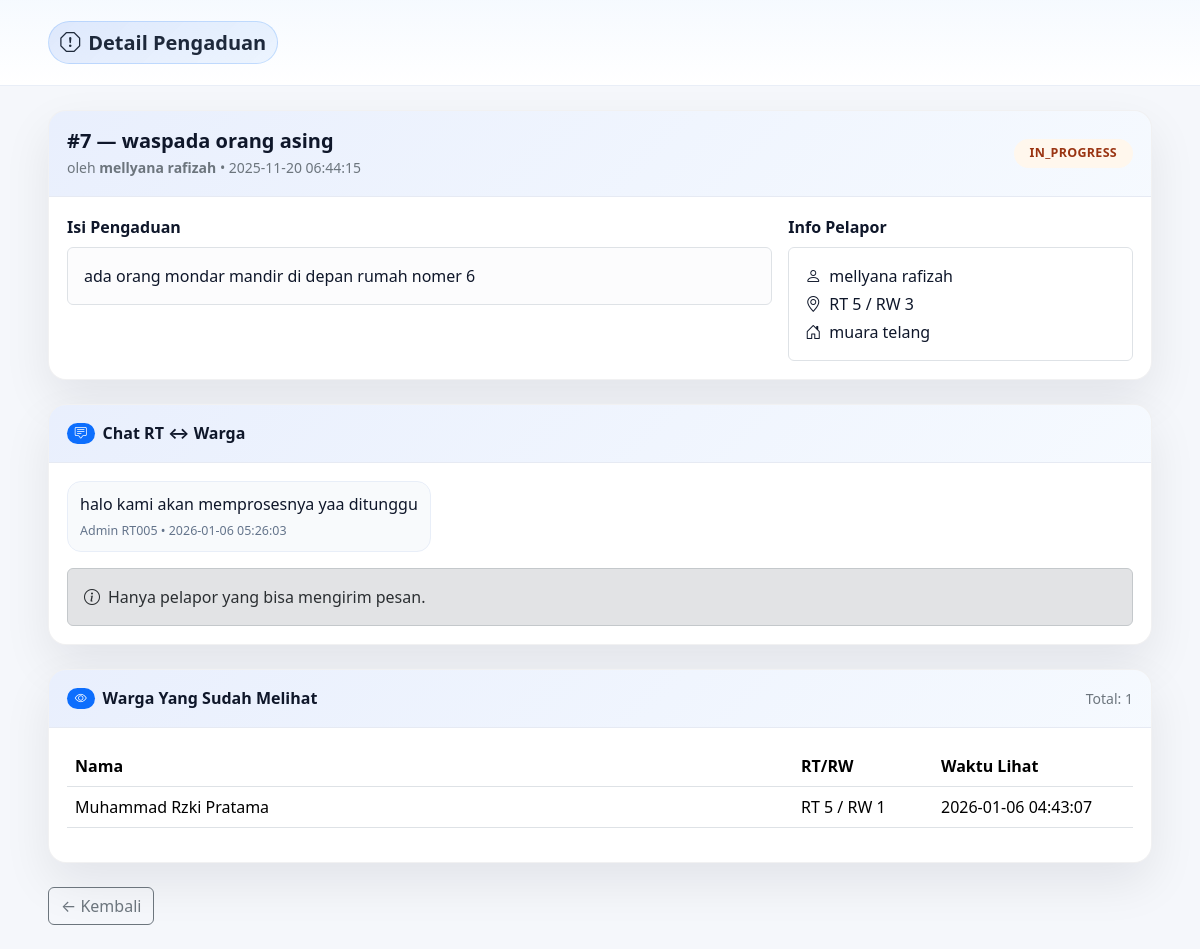
The app's page /user/complaint_detail.php?id=7 (signed in) with its own data.
### tables this page shows
CREATE TABLE `complaints` (
  `id` int(11) NOT NULL,
  `user_id` int(11) NOT NULL,
  `title` varchar(255) NOT NULL,
  `content` text NOT NULL,
  `status` enum('pending','in_progress','resolved') DEFAULT 'pending',
  `created_at` timestamp NOT NULL DEFAULT current_timestamp()
);

CREATE TABLE `users` (
  `id` int(11) NOT NULL,
  `nik` varchar(30) NOT NULL,
  `name` varchar(150) NOT NULL,
  `email` varchar(150) DEFAULT NULL,
  `avatar_path` varchar(255) DEFAULT NULL,
  `phone` varchar(30) DEFAULT NULL,
  `password` varchar(255) NOT NULL,
  `address` text DEFAULT NULL,
  `created_at` timestamp NOT NULL DEFAULT current_timestamp(),
  `status` enum('active','inactive') DEFAULT 'active',
  `rt` tinyint(4) NOT NULL DEFAULT 5,
  `rw` tinyint(4) DEFAULT NULL
);

CREATE TABLE `complaint_messages` (
  `id` int(11) NOT NULL,
  `complaint_id` int(11) NOT NULL,
  `sender_role` varchar(20) NOT NULL,
  `sender_id` int(11) NOT NULL,
  `sender_name` varchar(100) NOT NULL,
  `message_text` text NOT NULL,
  `created_at` datetime NOT NULL
);

CREATE TABLE `complaint_views` (
  `id` int(11) NOT NULL,
  `complaint_id` int(11) NOT NULL,
  `user_id` int(11) NOT NULL,
  `viewed_at` datetime NOT NULL DEFAULT current_timestamp()
);

### user/auth.php (called while the page is built, shortened)
<?php
if (!function_exists('url')) {
  function url(string $path = '/'): string {
    $base = rtrim(defined('BASE_URL') ? BASE_URL : '', '/');
    $path = '/' . ltrim($path, '/');
    return $base . $path;
  }
}
$pdo = pdo();
$stmt = $pdo->prepare(
  'SELECT id, name, nik, email, rt, rw, address, status, avatar_path, created_at
     FROM users WHERE id = ? LIMIT 1'
);
$stmt->execute([$_SESSION['user_id']]);
$warga = $stmt->fetch();
$warga['avatar_url'] = null;

### user/complaint_detail.php (the view, shortened to what this page needs)
<?php
require_once __DIR__ . '/auth.php';
$pdo = pdo();
$uid = (int)$warga['id'];
$id = (int)($_GET['id'] ?? 0);
$st = $pdo->prepare(
  "SELECT c.id, c.user_id, c.title, c.content, c.status, c.created_at,
          u.name, u.rt, u.rw, u.address
   FROM complaints c
   JOIN users u ON u.id = c.user_id
   WHERE c.id = ? LIMIT 1"
);
$st->execute([$id]);
$row = $st->fetch();
$st = $pdo->prepare(
  "SELECT sender_role, sender_name, message_text, created_at
   FROM complaint_messages
   WHERE complaint_id = ?
   ORDER BY created_at ASC, id ASC"
);
$st->execute([$id]);
$messages = $st->fetchAll();
$pdo->prepare("INSERT IGNORE INTO complaint_views (complaint_id, user_id) VALUES (?, ?)")
    ->execute([$id, $uid]);
$viewers = $pdo->prepare(
  "SELECT u.name, u.rt, u.rw, cv.viewed_at
   FROM complaint_views cv
   JOIN users u ON u.id = cv.user_id
   WHERE cv.complaint_id = ?
   ORDER BY cv.viewed_at DESC"
);
$viewers->execute([$id]);
$viewers = $viewers->fetchAll();
function status_class($s) {
  return $s === 'resolved' ? 'badge-ok'
       : ($s === 'in_progress' ? 'badge-proses' : 'badge-open');
}
?>
<!doctype html>
<html lang="id">
<head>
  <link href="https://cdn.jsdelivr.net/npm/bootstrap@5.3.3/dist/css/bootstrap.min.css" rel="stylesheet">
  <link href="https://cdn.jsdelivr.net/npm/bootstrap-icons@1.11.3/font/bootstrap-icons.css" rel="stylesheet">
</head>
<body>
<nav class="navbar">
  <div class="container-fluid edge py-2">
    <a class="navbar-brand fw-semibold d-flex align-items-center gap-2" href="<?= url('/user/complaints.php') ?>">
      <span class="brand-pill"><i class="bi bi-exclamation-octagon"></i> Detail Pengaduan</span>
    </a>
  </div>
</nav>
<div class="container-fluid edge my-4">
  <div class="panel mb-4">
    <div class="panel-head d-flex align-items-center justify-content-between flex-wrap gap-2">
      <div>
        <div class="h5 fw-bold mb-1">#<?= (int)$row['id'] ?> — <?= htmlspecialchars($row['title']) ?></div>
        <div class="text-secondary small">
          oleh <b><?= htmlspecialchars($row['name']) ?></b>
          • <?= htmlspecialchars($row['created_at'] ?? '') ?>
        </div>
      </div>
      <div>
        <?php $cls = status_class($row['status']); ?>
        <span class="badge <?= $cls ?> text-uppercase px-3 py-2" style="font-size:.78rem;letter-spacing:.3px">
          <?= htmlspecialchars($row['status']) ?>
        </span>
      </div>
    </div>
    <div class="panel-body">
      <div class="row g-3">
        <div class="col-12 col-lg-8">
          <div class="mb-2 fw-semibold">Isi Pengaduan</div>
          <div class="p-3 rounded border bg-light-subtle">
            <?= nl2br(htmlspecialchars($row['content'] ?? '')) ?>
          </div>
        </div>
        <div class="col-12 col-lg-4">
          <div class="mb-2 fw-semibold">Info Pelapor</div>
          <div class="p-3 rounded border bg-white">
            <div class="mb-1"><i class="bi bi-person me-2"></i><?= htmlspecialchars($row['name']) ?></div>
            <div class="mb-1"><i class="bi bi-geo-alt me-2"></i>RT <?= (int)($row['rt'] ?? 5) ?> / RW <?= htmlspecialchars($row['rw'] ?? '-') ?></div>
            <div><i class="bi bi-house-door me-2"></i><?= htmlspecialchars($row['address'] ?? '-') ?></div>
          </div>
        </div>
      </div>
    </div>
  </div>
  <div class="panel mb-4">
    <div class="panel-head d-flex align-items-center justify-content-between flex-wrap gap-2">
      <div class="h6 m-0 fw-bold d-flex align-items-center gap-2">
        <span class="badge text-bg-primary rounded-pill"><i class="bi bi-chat-square-text"></i></span>
        Chat RT ↔ Warga
      </div>
    </div>
    <div class="panel-body">
      <?php if (!$messages): ?>
        <div class="alert alert-info m-0">
          <i class="bi bi-info-circle me-2"></i>Belum ada pesan. Tulis pesan untuk RT.
        </div>
      <?php else: ?>
        <div class="chat">
          <?php foreach ($messages as $m): ?>
            <?php $is_user = ($m['sender_role'] === 'user'); ?>
            <div class="msg <?= $is_user ? 'msg-user' : 'msg-admin' ?>">
              <div><?= nl2br(htmlspecialchars($m['message_text'])) ?></div>
              <div class="msg-meta">
                <?= htmlspecialchars($m['sender_name']) ?> • <?= htmlspecialchars($m['created_at']) ?>
              </div>
            </div>
          <?php endforeach; ?>
        </div>
      <?php endif; ?>
      <?php if ((int)$row['user_id'] === $uid): ?>
        <form method="post" class="mt-3">
          <label class="form-label fw-semibold">Tulis Pesan</label>
          <textarea class="form-control" name="message_text" rows="3"
                    placeholder="Tulis pesan lanjutan untuk RT..."></textarea>
          <div class="d-flex justify-content-end mt-2">
            <button class="btn btn-primary" name="send_message">
              <i class="bi bi-send me-1"></i>Kirim Pesan
            </button>
          </div>
        </form>
      <?php else: ?>
        <div class="alert alert-secondary mt-3 mb-0">
          <i class="bi bi-info-circle me-2"></i>Hanya pelapor yang bisa mengirim pesan.
        </div>
      <?php endif; ?>
    </div>
  </div>
  <div class="panel">
    <div class="panel-head d-flex align-items-center justify-content-between">
      <div class="h6 m-0 fw-bold d-flex align-items-center gap-2">
        <span class="badge text-bg-primary rounded-pill"><i class="bi bi-eye"></i></span>
        Warga Yang Sudah Melihat
      </div>
      <div class="text-secondary small">Total: <?= count($viewers) ?></div>
    </div>
    <div class="panel-body">
      <?php if (!$viewers): ?>
        <div class="alert alert-info m-0"><i class="bi bi-info-circle me-2"></i>Belum ada yang melihat.</div>
      <?php else: ?>
        <div class="table-responsive">
          <table class="table align-middle">
            <thead>
              <tr>
                <th>Nama</th>
                <th style="width:140px">RT/RW</th>
                <th style="width:200px">Waktu Lihat</th>
              </tr>
            </thead>
            <tbody>
            <?php foreach ($viewers as $v): ?>
              <tr>
                <td><?= htmlspecialchars($v['name']) ?></td>
                <td>RT <?= (int)($v['rt'] ?? 5) ?> / RW <?= htmlspecialchars($v['rw'] ?? '-') ?></td>
                <td><?= htmlspecialchars($v['viewed_at']) ?></td>
              </tr>
            <?php endforeach; ?>
            </tbody>
          </table>
        </div>
      <?php endif; ?>
    </div>
  </div>
  <div class="mt-4">
    <a class="btn btn-outline-secondary" href="<?= url('/user/complaints.php') ?>">← Kembali</a>
  </div>
</div>
</body>
</html>

### user/complaint_detail.php (style rules this page uses)
:root { --padx: clamp(16px, 5vw, 48px); --ink:#0f172a; --brand:#2563eb; --brand2:#60a5fa; --card:#ffffff; --border:#e6eaf3; }
body { background:#f5f7fb; color:var(--ink) }
.edge { padding-inline: var(--padx) }
.navbar { background:#fff; border-bottom:1px solid #e9eef7; position:sticky; top:0; z-index:1000; background-image: linear-gradient(180deg, rgba(96,165,250,.06), transparent); }
.brand-pill { display:inline-flex; align-items:center; gap:.5rem; padding:.35rem .7rem; border-radius:999px; font-weight:700; background:linear-gradient(135deg,rgba(37,99,235,.12),rgba(96,165,250,.10)); border:1px solid rgba(96,165,250,.30); color:#1e293b; }
.panel { border:1px solid rgba(16,24,40,.06); background:var(--card); border-radius:18px; box-shadow:0 20px 48px rgba(2,6,23,.08); overflow:hidden; }
.panel-head { padding:18px 18px; border-bottom:1px solid var(--border); background-image:linear-gradient(135deg, rgba(37,99,235,.10), rgba(96,165,250,.06)); }
.panel-body { padding:18px }
.badge-proses { background:#fff7ed; color:#9a3412; border-radius:999px; }
.chat { display:flex; flex-direction:column; gap:12px }
.msg { max-width:72%; padding:10px 12px; border-radius:14px; border:1px solid #e8eef8; background:#fff }
.msg-admin { align-self:flex-start; background:#f8fafc }
.msg-meta { font-size:.78rem; color:#64748b; margin-top:6px }

### records on screen
complaints: id "7", title "waspada orang asing", user.name "mellyana rafizah", created_at "2025-11-20 06:44:15", status "IN_PROGRESS", content "ada orang mondar mandir di depan rumah nomer 6", user.rt "5", user.rw "3", user.address "muara telang"
complaint_messages: message_text "halo kami akan memprosesnya yaa ditunggu", sender_name "Admin RT005", created_at "2026-01-06 05:26:03"
complaint_views: user.name "Muhammad Rzki Pratama", user.rt "5", user.rw "1", viewed_at "2026-01-06 04:43:07"

### other values on screen
count($viewers) "1"
